Frame 1 (no input): blank canvas, image omitted
Frame 60 (no input): blank canvas, image omitted
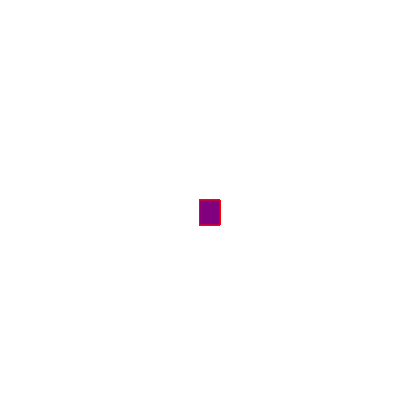
Frame 120 (the mouse pressed at the canvas centre since frame 60)

The p5.js sketch whose frames 1 and 60 were blank and that drew this single picture after the mouse press (run headless with seeded random() and noise() and a simulated clock; from frame 60 on, the mouse is pressed at the canvas centre):

// p5.js sketch
// ── sketch.js
function setup() {
    createCanvas(400, 400);
      background("white");
  }
  
  function draw() {
  
  stroke("red");
  fill("purple");
  
  //console.log(mouseIsPressed)
  
  if (mouseIsPressed) {
    rect(mouseX, mouseY, 20, 25);
  }
  
  }
  
